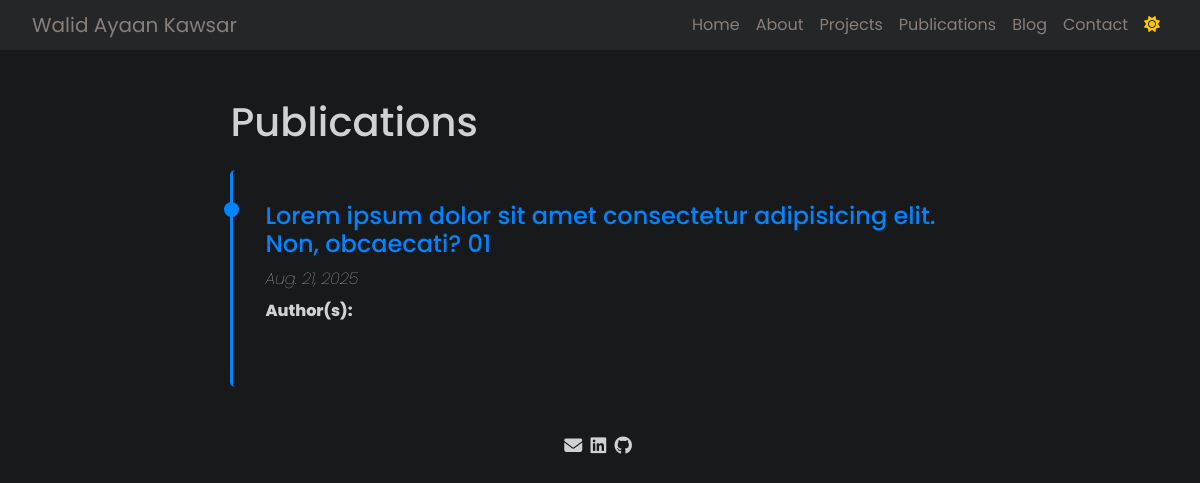
Before: /pages/publications.html with the older database file.
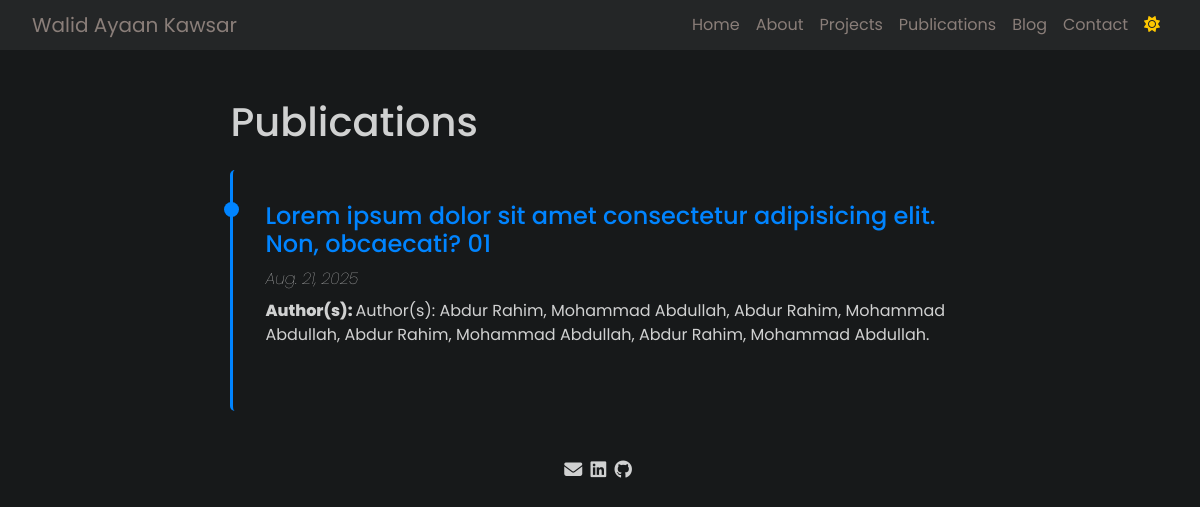
After: the same page with the newer database file.
### main/models.py (models this page shows)
class Publications(models.Model):
    name = models.CharField(max_length=100, blank=True, null=True)
    date = models.DateField(blank=True, null=True)
    authors = models.TextField(max_length=200, blank=True, null=True)

### main/views.py (the view)
# urls.py: path('pages/publications.html', views.publications, name='publications'),
def publications(request):
    links = Contact.objects.first()
    publication = Publications.objects.all()
    return render(request, 'pages/publications.html', {'publication': publication, 'link': links})

### templates/pages/publications.html (shortened to what this page needs)
{% load static %}
<!DOCTYPE html>
<html lang="en">
<head>
    <link href="https://cdn.jsdelivr.net/npm/bootstrap@5.3.2/dist/css/bootstrap.min.css" rel="stylesheet"
>
    <link rel="stylesheet" href="https://cdnjs.cloudflare.com/ajax/libs/font-awesome/6.4.2/css/all.min.css"
 />
    <link rel="stylesheet" href="{% static 'css/all.css' %}">
    <link rel="stylesheet" href="{% static 'css/publication.css' %}">
</head>
<body id="body" class="dark-mode">
    <nav class="navbar navbar-expand-lg">
        <div class="">
            <a class="navbar-brand" href="../index.html">Walid Ayaan Kawsar</a>
        </div>
        <div class="collapse navbar-collapse" id="navbarNav">
            <ul class="navbar-nav ms-auto">
                <li class="nav-item">
                    <a class="nav-link" href="../index.html">Home</a>
                </li>
                <li class="nav-item">
                    <a class="nav-link" href="about.html">About</a>
                </li>
                <li class="nav-item">
                    <a class="nav-link" href="project.html">Projects</a>
                </li>
                <li class="nav-item">
                    <a class="nav-link" href="publications.html">Publications</a>
                </li>
                <li class="nav-item">
                    <a class="nav-link" href="blog.html">Blog</a>
                </li>
                <li class="nav-item">
                    <a class="nav-link" href="contact.html">Contact</a>
                </li>
                    <button class="nav-link" id="toggle-mode"><i class="fa-solid fa-sun"
                            style="color: #ffc800;"></i></button>
            </ul>
        </div>
    </nav>
    <section>
        <div id="publication-div">
            <h1 class="mt-2 pb-3">Publications</h1>
            <ul class="timeline">
                {% for publication in publication %}
                <li class="timeline-item mb-5">
                    <h4 class="paper-title">
                        <a href="https://ieeexplore.ieee.org/abstract/document/9230714"
                        target="_blank">{{ publication.name }}</a>
                    </h4>
                    <p class="mb-2 fst-italic fw-lighter"> {{ publication.date }}</p>
                    <p>
                        <span class="paper-author">Author(s): </span>
                        {{ publication.authors }}
                    </p>
                </li>
                {% endfor %}
            </ul>
        </div>
    </section>
    <footer>
        <a href="mailto: {{ link.mail }}"><i class="fa-solid fa-envelope"></i></a>
        <a href="{{ link.linkedin }}"><i class="fa-brands fa-linkedin"></i></a>
        <a href="{{ link.github }}"><i class="fa-brands fa-github"></i></a>
    </footer>
</body>
</html>

Changed rows visible on the page:
changed Publications "Lorem ipsum dolor sit amet consectetur adipisicing elit. Non, obcaecati? 01": authors (not shown) → "Author(s): Abdur Rahim, Mohammad Abdullah, Abdur Rahim, Mohammad Abdullah, Abdur Rahim, Mohammad Abdullah, Abdur Rahim, Mohammad Abdullah."
